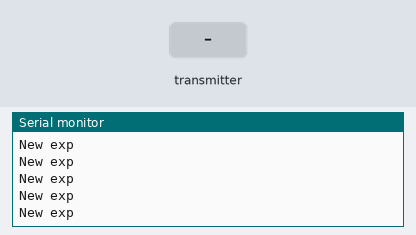
Bench run of a sketch on a simulated Arduino Uno, built with avr-gcc and run on an emulated ATmega328P. Parts: the last lines printed to the serial monitor. Inputs (shaded band) come from the test bench. No radio packets arrive unless stated.

Above: at 1.2 s.
1.3 s: the transmitter starts sending gotByte = 0
2.9 s: the transmitter starts sending gotByte = 128
5.9 s: the transmitter starts sending gotByte = 0
8.9 s: the transmitter starts sending gotByte = 255
14.9 s: the transmitter starts sending gotByte = 64
At 15.4 s:
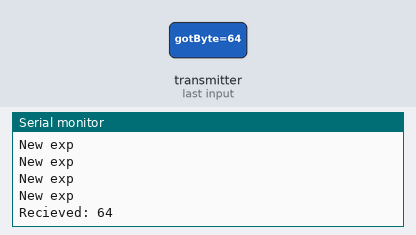
17.9 s: the transmitter starts sending gotByte = 128
At 19.0 s:
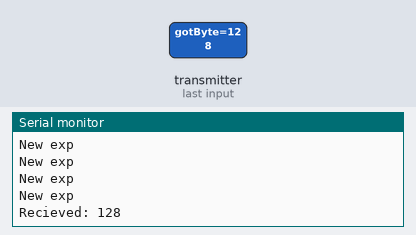
Timing chart, 0 to 20.9 s (numbered marks = the images above; inputs shaded):
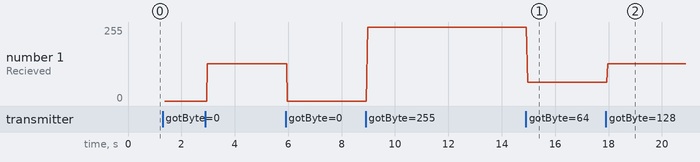

Measured:
- after the input at 14.9 s, the serial monitor: prints a new line after 0.07 s (image 1)
- after the input at 17.9 s, the serial monitor: prints a new line after 0.08 s (image 2)
- plotted number 1: 0 → 128 after the input at 2.9 s, 0 → 255 after the input at 8.9 s, 255 → 64 after the input at 14.9 s, 64 → 128 after the input at 17.9 s

The sketch:

nRF.ino
```cpp
/*   Данный скетч делает следующее: передатчик (TX) отправляет массив
 *   данных, который генерируется согласно показаниям с кнопки и с
 *   двух потенциомтеров. Приёмник (RX) получает массив, и записывает
 *   данные на реле, сервомашинку и генерирует ШИМ сигнал на транзистор.
    by AlexGyver 2016
*/

#include <SPI.h>
#include <nRF24L01.h>
#include <RF24.h>

RF24 radio(9,10); // "создать" модуль на пинах 9 и 10 Для Уно
//RF24 radio(9,53); // для Меги

byte address[][6] = {"1Node","2Node","3Node","4Node","5Node","6Node"};  //возможные номера труб

void setup(){
  Serial.begin(9600); //открываем порт для связи с ПК
  radio.begin(); //активировать модуль
  radio.setAutoAck(1);         //режим подтверждения приёма, 1 вкл 0 выкл
  radio.setRetries(0,15);     //(время между попыткой достучаться, число попыток)
  radio.enableAckPayload();    //разрешить отсылку данных в ответ на входящий сигнал
  radio.setPayloadSize(32);     //размер пакета, в байтах

  radio.openReadingPipe(1,address[0]);      //хотим слушать трубу 0
  radio.setChannel(0x60);  //выбираем канал (в котором нет шумов!)

  radio.setPALevel (RF24_PA_MAX); //уровень мощности передатчика. На выбор RF24_PA_MIN, RF24_PA_LOW, RF24_PA_HIGH, RF24_PA_MAX
  radio.setDataRate (RF24_250KBPS); //скорость обмена. На выбор RF24_2MBPS, RF24_1MBPS, RF24_250KBPS
  //должна быть одинакова на приёмнике и передатчике!
  //при самой низкой скорости имеем самую высокую чувствительность и дальность!!

  radio.powerUp(); //начать работу
  radio.startListening();  //начинаем слушать эфир, мы приёмный модуль
}

void loop() {
  Serial.println("New exp");
    byte pipeNo, gotByte;
    while( radio.available(&pipeNo)){    // слушаем эфир со всех труб
      radio.read( &gotByte, sizeof(gotByte) );         // чиатем входящий сигнал

      Serial.print("Recieved: "); Serial.println(gotByte);
   }
}
```
